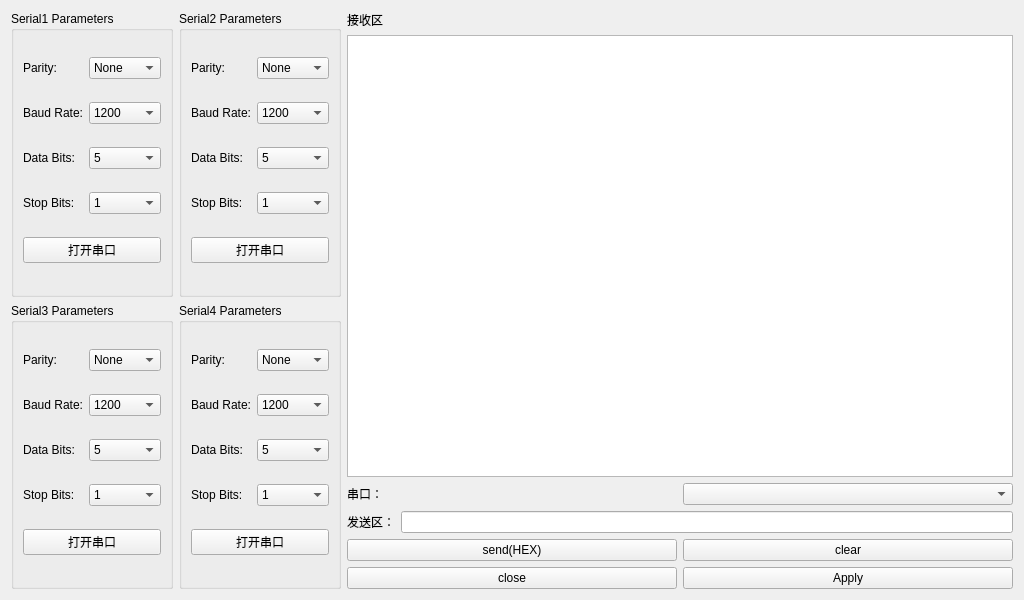
<?xml version="1.0" encoding="UTF-8"?>
<ui version="4.0">
 <class>SerialSetting</class>
 <widget class="QWidget" name="SerialSetting">
  <property name="geometry">
   <rect>
    <x>0</x>
    <y>0</y>
    <width>1024</width>
    <height>600</height>
   </rect>
  </property>
  <property name="sizePolicy">
   <sizepolicy hsizetype="Minimum" vsizetype="Minimum">
    <horstretch>0</horstretch>
    <verstretch>0</verstretch>
   </sizepolicy>
  </property>
  <property name="windowTitle">
   <string>Form</string>
  </property>
  <layout class="QGridLayout" name="gridLayout_3">
   <item row="0" column="0">
    <layout class="QGridLayout" name="gridLayout_2">
     <item row="0" column="0">
      <widget class="QGroupBox" name="groupBox">
       <property name="title">
        <string>Serial1 Parameters</string>
       </property>
       <layout class="QGridLayout" name="gridLayout">
        <item row="3" column="1">
         <widget class="QComboBox" name="stopBitsCombo10">
          <item>
           <property name="text">
            <string>1</string>
           </property>
          </item>
          <item>
           <property name="text">
            <string>2</string>
           </property>
          </item>
          <item>
           <property name="text">
            <string>3</string>
           </property>
          </item>
         </widget>
        </item>
        <item row="0" column="0">
         <widget class="QLabel" name="label_2">
          <property name="text">
           <string>Parity:</string>
          </property>
         </widget>
        </item>
        <item row="2" column="1">
         <widget class="QComboBox" name="dataBitsCombo10">
          <item>
           <property name="text">
            <string>5</string>
           </property>
          </item>
          <item>
           <property name="text">
            <string>6</string>
           </property>
          </item>
          <item>
           <property name="text">
            <string>7</string>
           </property>
          </item>
          <item>
           <property name="text">
            <string>8</string>
           </property>
          </item>
         </widget>
        </item>
        <item row="3" column="0">
         <widget class="QLabel" name="label_5">
          <property name="text">
           <string>Stop Bits:</string>
          </property>
         </widget>
        </item>
        <item row="2" column="0">
         <widget class="QLabel" name="label_4">
          <property name="text">
           <string>Data Bits:</string>
          </property>
         </widget>
        </item>
        <item row="1" column="0">
         <widget class="QLabel" name="label_3">
          <property name="text">
           <string>Baud Rate:</string>
          </property>
         </widget>
        </item>
        <item row="1" column="1">
         <widget class="QComboBox" name="baudCombo10">
          <item>
           <property name="text">
            <string>1200</string>
           </property>
          </item>
          <item>
           <property name="text">
            <string>2400</string>
           </property>
          </item>
          <item>
           <property name="text">
            <string>4800</string>
           </property>
          </item>
          <item>
           <property name="text">
            <string>9600</string>
           </property>
          </item>
          <item>
           <property name="text">
            <string>19200</string>
           </property>
          </item>
          <item>
           <property name="text">
            <string>38400</string>
           </property>
          </item>
          <item>
           <property name="text">
            <string>57600</string>
           </property>
          </item>
          <item>
           <property name="text">
            <string>115200</string>
           </property>
          </item>
         </widget>
        </item>
        <item row="0" column="1">
         <widget class="QComboBox" name="parityCombo10">
          <property name="currentIndex">
           <number>0</number>
          </property>
          <item>
           <property name="text">
            <string>None</string>
           </property>
          </item>
          <item>
           <property name="text">
            <string>Even</string>
           </property>
          </item>
          <item>
           <property name="text">
            <string>Odd</string>
           </property>
          </item>
          <item>
           <property name="text">
            <string>Space</string>
           </property>
          </item>
          <item>
           <property name="text">
            <string>Mark</string>
           </property>
          </item>
         </widget>
        </item>
        <item row="4" column="0" colspan="2">
         <widget class="QPushButton" name="serial1PushButton">
          <property name="text">
           <string>打开串口</string>
          </property>
         </widget>
        </item>
       </layout>
      </widget>
     </item>
     <item row="0" column="1">
      <widget class="QGroupBox" name="groupBox_1">
       <property name="title">
        <string>Serial2 Parameters</string>
       </property>
       <layout class="QGridLayout" name="gridLayout_4">
        <item row="0" column="0">
         <widget class="QLabel" name="label_14">
          <property name="text">
           <string>Parity:</string>
          </property>
         </widget>
        </item>
        <item row="1" column="0">
         <widget class="QLabel" name="label_15">
          <property name="text">
           <string>Baud Rate:</string>
          </property>
         </widget>
        </item>
        <item row="0" column="1">
         <widget class="QComboBox" name="parityCombo11">
          <item>
           <property name="text">
            <string>None</string>
           </property>
          </item>
          <item>
           <property name="text">
            <string>Even</string>
           </property>
          </item>
          <item>
           <property name="text">
            <string>Odd</string>
           </property>
          </item>
          <item>
           <property name="text">
            <string>Space</string>
           </property>
          </item>
          <item>
           <property name="text">
            <string>Mark</string>
           </property>
          </item>
         </widget>
        </item>
        <item row="2" column="0">
         <widget class="QLabel" name="label_16">
          <property name="text">
           <string>Data Bits:</string>
          </property>
         </widget>
        </item>
        <item row="2" column="1">
         <widget class="QComboBox" name="dataBitsCombo11">
          <item>
           <property name="text">
            <string>5</string>
           </property>
          </item>
          <item>
           <property name="text">
            <string>6</string>
           </property>
          </item>
          <item>
           <property name="text">
            <string>7</string>
           </property>
          </item>
          <item>
           <property name="text">
            <string>8</string>
           </property>
          </item>
         </widget>
        </item>
        <item row="3" column="0">
         <widget class="QLabel" name="label_17">
          <property name="text">
           <string>Stop Bits:</string>
          </property>
         </widget>
        </item>
        <item row="3" column="1">
         <widget class="QComboBox" name="stopBitsCombo11">
          <item>
           <property name="text">
            <string>1</string>
           </property>
          </item>
          <item>
           <property name="text">
            <string>2</string>
           </property>
          </item>
          <item>
           <property name="text">
            <string>3</string>
           </property>
          </item>
         </widget>
        </item>
        <item row="1" column="1">
         <widget class="QComboBox" name="baudCombo11">
          <item>
           <property name="text">
            <string>1200</string>
           </property>
          </item>
          <item>
           <property name="text">
            <string>2400</string>
           </property>
          </item>
          <item>
           <property name="text">
            <string>4800</string>
           </property>
          </item>
          <item>
           <property name="text">
            <string>9600</string>
           </property>
          </item>
          <item>
           <property name="text">
            <string>19200</string>
           </property>
          </item>
          <item>
           <property name="text">
            <string>38400</string>
           </property>
          </item>
          <item>
           <property name="text">
            <string>57600</string>
           </property>
          </item>
          <item>
           <property name="text">
            <string>115200</string>
           </property>
          </item>
         </widget>
        </item>
        <item row="4" column="0" colspan="2">
         <widget class="QPushButton" name="serial2PushButton">
          <property name="text">
           <string>打开串口</string>
          </property>
         </widget>
        </item>
       </layout>
      </widget>
     </item>
     <item row="1" column="0">
      <widget class="QGroupBox" name="groupBox_2">
       <property name="title">
        <string>Serial3 Parameters</string>
       </property>
       <layout class="QGridLayout" name="gridLayout_5">
        <item row="0" column="0">
         <widget class="QLabel" name="label_18">
          <property name="text">
           <string>Parity:</string>
          </property>
         </widget>
        </item>
        <item row="0" column="1">
         <widget class="QComboBox" name="parityCombo12">
          <item>
           <property name="text">
            <string>None</string>
           </property>
          </item>
          <item>
           <property name="text">
            <string>Even</string>
           </property>
          </item>
          <item>
           <property name="text">
            <string>Odd</string>
           </property>
          </item>
          <item>
           <property name="text">
            <string>Space</string>
           </property>
          </item>
          <item>
           <property name="text">
            <string>Mark</string>
           </property>
          </item>
         </widget>
        </item>
        <item row="1" column="0">
         <widget class="QLabel" name="label_19">
          <property name="text">
           <string>Baud Rate:</string>
          </property>
         </widget>
        </item>
        <item row="1" column="1">
         <widget class="QComboBox" name="baudCombo12">
          <item>
           <property name="text">
            <string>1200</string>
           </property>
          </item>
          <item>
           <property name="text">
            <string>2400</string>
           </property>
          </item>
          <item>
           <property name="text">
            <string>4800</string>
           </property>
          </item>
          <item>
           <property name="text">
            <string>9600</string>
           </property>
          </item>
          <item>
           <property name="text">
            <string>19200</string>
           </property>
          </item>
          <item>
           <property name="text">
            <string>38400</string>
           </property>
          </item>
          <item>
           <property name="text">
            <string>57600</string>
           </property>
          </item>
          <item>
           <property name="text">
            <string>115200</string>
           </property>
          </item>
         </widget>
        </item>
        <item row="2" column="0">
         <widget class="QLabel" name="label_20">
          <property name="text">
           <string>Data Bits:</string>
          </property>
         </widget>
        </item>
        <item row="2" column="1">
         <widget class="QComboBox" name="dataBitsCombo12">
          <item>
           <property name="text">
            <string>5</string>
           </property>
          </item>
          <item>
           <property name="text">
            <string>6</string>
           </property>
          </item>
          <item>
           <property name="text">
            <string>7</string>
           </property>
          </item>
          <item>
           <property name="text">
            <string>8</string>
           </property>
          </item>
         </widget>
        </item>
        <item row="3" column="0">
         <widget class="QLabel" name="label_21">
          <property name="text">
           <string>Stop Bits:</string>
          </property>
         </widget>
        </item>
        <item row="3" column="1">
         <widget class="QComboBox" name="stopBitsCombo12">
          <item>
           <property name="text">
            <string>1</string>
           </property>
          </item>
          <item>
           <property name="text">
            <string>2</string>
           </property>
          </item>
          <item>
           <property name="text">
            <string>3</string>
           </property>
          </item>
         </widget>
        </item>
        <item row="4" column="0" colspan="2">
         <widget class="QPushButton" name="serial3PushButton">
          <property name="text">
           <string>打开串口</string>
          </property>
         </widget>
        </item>
       </layout>
      </widget>
     </item>
     <item row="1" column="1">
      <widget class="QGroupBox" name="groupBox_3">
       <property name="title">
        <string>Serial4 Parameters</string>
       </property>
       <layout class="QGridLayout" name="gridLayout_6">
        <item row="2" column="1">
         <widget class="QComboBox" name="dataBitsCombo13">
          <item>
           <property name="text">
            <string>5</string>
           </property>
          </item>
          <item>
           <property name="text">
            <string>6</string>
           </property>
          </item>
          <item>
           <property name="text">
            <string>7</string>
           </property>
          </item>
          <item>
           <property name="text">
            <string>8</string>
           </property>
          </item>
         </widget>
        </item>
        <item row="0" column="0">
         <widget class="QLabel" name="label_22">
          <property name="text">
           <string>Parity:</string>
          </property>
         </widget>
        </item>
        <item row="3" column="0">
         <widget class="QLabel" name="label_25">
          <property name="text">
           <string>Stop Bits:</string>
          </property>
         </widget>
        </item>
        <item row="1" column="1">
         <widget class="QComboBox" name="baudCombo13">
          <item>
           <property name="text">
            <string>1200</string>
           </property>
          </item>
          <item>
           <property name="text">
            <string>2400</string>
           </property>
          </item>
          <item>
           <property name="text">
            <string>4800</string>
           </property>
          </item>
          <item>
           <property name="text">
            <string>9600</string>
           </property>
          </item>
          <item>
           <property name="text">
            <string>19200</string>
           </property>
          </item>
          <item>
           <property name="text">
            <string>38400</string>
           </property>
          </item>
          <item>
           <property name="text">
            <string>57600</string>
           </property>
          </item>
          <item>
           <property name="text">
            <string>115200</string>
           </property>
          </item>
         </widget>
        </item>
        <item row="2" column="0">
         <widget class="QLabel" name="label_24">
          <property name="text">
           <string>Data Bits:</string>
          </property>
         </widget>
        </item>
        <item row="3" column="1">
         <widget class="QComboBox" name="stopBitsCombo13">
          <item>
           <property name="text">
            <string>1</string>
           </property>
          </item>
          <item>
           <property name="text">
            <string>2</string>
           </property>
          </item>
          <item>
           <property name="text">
            <string>3</string>
           </property>
          </item>
         </widget>
        </item>
        <item row="0" column="1">
         <widget class="QComboBox" name="parityCombo13">
          <item>
           <property name="text">
            <string>None</string>
           </property>
          </item>
          <item>
           <property name="text">
            <string>Even</string>
           </property>
          </item>
          <item>
           <property name="text">
            <string>Odd</string>
           </property>
          </item>
          <item>
           <property name="text">
            <string>Space</string>
           </property>
          </item>
          <item>
           <property name="text">
            <string>Mark</string>
           </property>
          </item>
         </widget>
        </item>
        <item row="1" column="0">
         <widget class="QLabel" name="label_23">
          <property name="text">
           <string>Baud Rate:</string>
          </property>
         </widget>
        </item>
        <item row="4" column="0" colspan="2">
         <widget class="QPushButton" name="serial4PushButton">
          <property name="text">
           <string>打开串口</string>
          </property>
         </widget>
        </item>
       </layout>
      </widget>
     </item>
    </layout>
   </item>
   <item row="0" column="1">
    <layout class="QVBoxLayout" name="verticalLayout_2">
     <item>
      <layout class="QVBoxLayout" name="verticalLayout">
       <item>
        <widget class="QLabel" name="label_26">
         <property name="text">
          <string>接收区</string>
         </property>
        </widget>
       </item>
       <item>
        <widget class="QTextBrowser" name="textBrowser"/>
       </item>
      </layout>
     </item>
     <item>
      <layout class="QHBoxLayout" name="horizontalLayout_2">
       <item>
        <widget class="QLabel" name="label">
         <property name="text">
          <string>串口：</string>
         </property>
        </widget>
       </item>
       <item>
        <widget class="QComboBox" name="serialComboBox"/>
       </item>
      </layout>
     </item>
     <item>
      <layout class="QHBoxLayout" name="horizontalLayout_4">
       <item>
        <widget class="QLabel" name="label_27">
         <property name="text">
          <string>发送区：</string>
         </property>
        </widget>
       </item>
       <item>
        <widget class="QLineEdit" name="lineEdit"/>
       </item>
      </layout>
     </item>
     <item>
      <layout class="QHBoxLayout" name="horizontalLayout_3" stretch="1,1">
       <item>
        <widget class="QPushButton" name="pushButton_2">
         <property name="text">
          <string>send(HEX)</string>
         </property>
        </widget>
       </item>
       <item>
        <widget class="QPushButton" name="pushButton_3">
         <property name="text">
          <string>clear</string>
         </property>
        </widget>
       </item>
      </layout>
     </item>
     <item>
      <layout class="QHBoxLayout" name="horizontalLayout">
       <item>
        <widget class="QPushButton" name="closePushButton">
         <property name="text">
          <string>close</string>
         </property>
        </widget>
       </item>
       <item>
        <widget class="QPushButton" name="applyButton_5">
         <property name="text">
          <string>Apply</string>
         </property>
        </widget>
       </item>
      </layout>
     </item>
    </layout>
   </item>
  </layout>
 </widget>
 <resources/>
 <connections/>
</ui>
